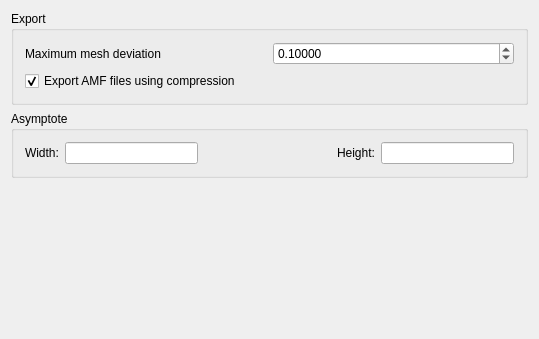
<?xml version="1.0" encoding="UTF-8"?>
<ui version="4.0">
 <class>MeshGui::DlgSettingsImportExport</class>
 <widget class="QWidget" name="MeshGui::DlgSettingsImportExport">
  <property name="geometry">
   <rect>
    <x>0</x>
    <y>0</y>
    <width>539</width>
    <height>339</height>
   </rect>
  </property>
  <property name="windowTitle">
   <string>Mesh Formats</string>
  </property>
  <layout class="QGridLayout">
   <item row="0" column="0">
    <widget class="QGroupBox" name="GroupBox12">
     <property name="title">
      <string>Export</string>
     </property>
     <layout class="QGridLayout">
      <item row="0" column="0">
       <layout class="QGridLayout">
        <item row="0" column="0">
         <widget class="QLabel" name="textLabel1">
          <property name="toolTip">
           <string>Deviation of tessellation to the actual surface</string>
          </property>
          <property name="whatsThis">
           <string>&lt;html&gt;&lt;head&gt;&lt;meta name=&quot;qrichtext&quot; content=&quot;1&quot; /&gt;&lt;/head&gt;&lt;body style=&quot; white-space: pre-wrap; font-size:7.8pt; font-weight:400; font-style:normal; text-decoration:none;&quot;&gt;&lt;p style=&quot; margin-top:0px; margin-bottom:0px; margin-left:0px; margin-right:0px; -qt-block-indent:0; text-indent:0px;&quot;&gt;&lt;span style=&quot; font-weight:600;&quot;&gt;Tessellation&lt;/span&gt;&lt;/p&gt;&lt;p style=&quot;-qt-paragraph-type:empty; margin-top:0px; margin-bottom:0px; margin-left:0px; margin-right:0px; -qt-block-indent:0; text-indent:0px; font-weight:600;&quot;&gt;&lt;/p&gt;&lt;p style=&quot; margin-top:0px; margin-bottom:0px; margin-left:0px; margin-right:0px; -qt-block-indent:0; text-indent:0px; font-weight:600;&quot;&gt;&lt;span style=&quot; font-weight:400;&quot;&gt;Defines the maximum deviation of the tessellated mesh to the surface. The smaller the value is the slower the render speed which results in increased detail/resolution.&lt;/span&gt;&lt;/p&gt;&lt;/body&gt;&lt;/html&gt;</string>
          </property>
          <property name="text">
           <string>Maximum mesh deviation</string>
          </property>
         </widget>
        </item>
        <item row="1" column="0">
         <widget class="Gui::PrefCheckBox" name="exportAmfCompressed">
          <property name="toolTip">
           <string>ZIP compression is used when writing a mesh file in AMF format</string>
          </property>
          <property name="text">
           <string>Export AMF files using compression</string>
          </property>
          <property name="checked">
           <bool>true</bool>
          </property>
          <property name="prefEntry" stdset="0">
           <cstring>ExportAmfCompressed</cstring>
          </property>
          <property name="prefPath" stdset="0">
           <cstring>Mod/Mesh</cstring>
          </property>
         </widget>
        </item>
        <item row="0" column="1">
         <widget class="Gui::PrefQuantitySpinBox" name="maxDeviationExport">
          <property name="toolTip">
           <string>Maximal deviation between mesh and object</string>
          </property>
          <property name="decimals">
           <number>5</number>
          </property>
          <property name="minimum">
           <double>0.000010000000000</double>
          </property>
          <property name="maximum">
           <double>100000000.000000000000000</double>
          </property>
          <property name="singleStep">
           <double>0.010000000000000</double>
          </property>
          <property name="value">
           <double>0.100000000000000</double>
          </property>
          <property name="prefPath" stdset="0">
           <cstring>Mod/Mesh</cstring>
          </property>
          <property name="prefEntry" stdset="0">
           <cstring>MaxDeviationExport</cstring>
          </property>
          <property name="unit" stdset="0">
           <string notr="true">mm</string>
          </property>
         </widget>
        </item>
       </layout>
      </item>
     </layout>
    </widget>
   </item>
   <item row="1" column="0">
    <widget class="QGroupBox" name="GroupBoxAsy">
     <property name="title">
      <string notr="true">Asymptote</string>
     </property>
     <layout class="QGridLayout">
      <item row="0" column="0">
       <layout class="QGridLayout">
        <item row="0" column="0">
         <widget class="QLabel" name="labelAsyWidth">
          <property name="text">
           <string>Width:</string>
          </property>
         </widget>
        </item>
        <item row="0" column="1">
         <widget class="Gui::PrefLineEdit" name="asymptoteWidth">
          <property name="prefEntry" stdset="0">
           <cstring>Width</cstring>
          </property>
          <property name="prefPath" stdset="0">
           <cstring>Mod/Mesh/Asymptote</cstring>
          </property>
         </widget>
        </item>
        <item row="0" column="2">
         <spacer>
          <property name="orientation">
           <enum>Qt::Horizontal</enum>
          </property>
          <property name="sizeHint" stdset="0">
           <size>
            <width>61</width>
            <height>20</height>
           </size>
          </property>
         </spacer>
        </item>
        <item row="0" column="3">
         <widget class="QLabel" name="labelAsyHeight">
          <property name="text">
           <string>Height:</string>
          </property>
         </widget>
        </item>
        <item row="0" column="4">
         <widget class="Gui::PrefLineEdit" name="asymptoteHeight">
          <property name="prefPath" stdset="0">
           <cstring>Mod/Mesh/Asymptote</cstring>
          </property>
          <property name="prefEntry" stdset="0">
           <cstring>Height</cstring>
          </property>
         </widget>
        </item>
       </layout>
      </item>
     </layout>
    </widget>
   </item>
   <item row="2" column="0">
    <spacer>
     <property name="orientation">
      <enum>Qt::Vertical</enum>
     </property>
     <property name="sizeHint" stdset="0">
      <size>
       <width>20</width>
       <height>61</height>
      </size>
     </property>
    </spacer>
   </item>
  </layout>
 </widget>
 <layoutdefault spacing="6" margin="11"/>
 <customwidgets>
  <customwidget>
   <class>Gui::PrefCheckBox</class>
   <extends>QCheckBox</extends>
   <header>Gui/PrefWidgets.h</header>
  </customwidget>
  <customwidget>
   <class>Gui::PrefLineEdit</class>
   <extends>QLineEdit</extends>
   <header>Gui/PrefWidgets.h</header>
  </customwidget>
  <customwidget>
   <class>Gui::PrefQuantitySpinBox</class>
   <extends>QDoubleSpinBox</extends>
   <header>Gui/PrefWidgets.h</header>
  </customwidget>
 </customwidgets>
 <resources/>
 <connections/>
</ui>
